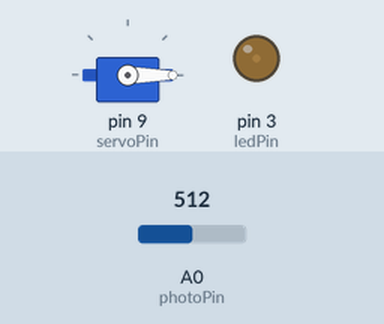
Bench run of a sketch on a simulated Arduino Uno, built with avr-gcc and run on an emulated ATmega328P. On the bench: servo, output pins drawn as LEDs (lit = HIGH). Inputs (shaded band) come from the test bench; at power-on: A0 (photoPin) = 512. What the sketch prints to the serial monitor is not drawn.

Above: at 1.3 s.
1.4 s: A0 (photoPin) set to 760
At 2.7 s:
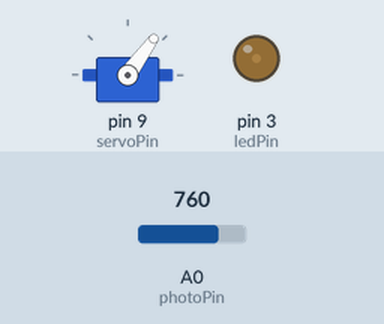
3.0 s: A0 (photoPin) set to 740
At 3.6 s:
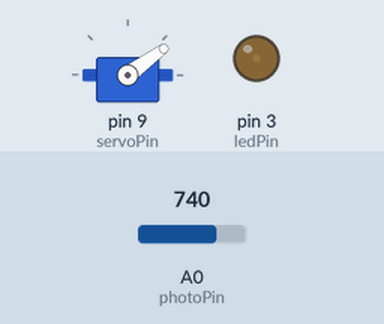
4.6 s: A0 (photoPin) set to 860
At 5.4 s:
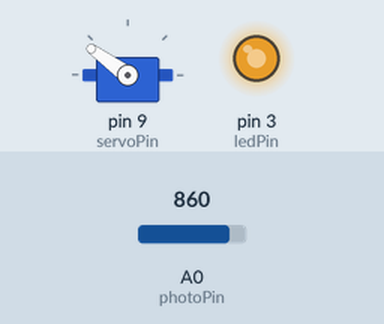
6.3 s: A0 (photoPin) set to 840
At 6.9 s:
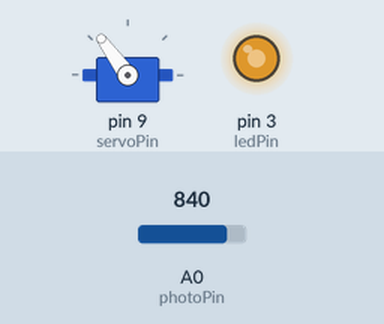
7.8 s: A0 (photoPin) set to 900
At 8.5 s:
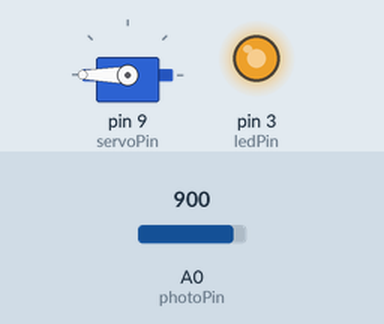
Timing chart, 0 to 10.5 s (numbered marks = the images above; inputs shaded):
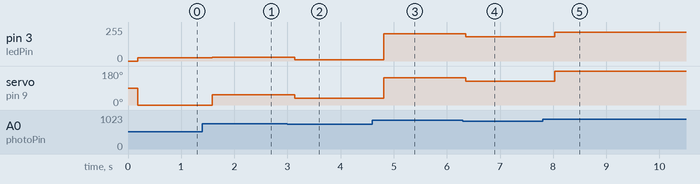

The sketch:

mixer.ino
```cpp
// Enhanced Light-Controlled System - Servo & LED with Visual Feedback
// Function: Control servo angle and LED brightness based on ambient light with enhanced visualization
#include <Servo.h>  // Include the Servo library to control the servo motor

// Create objects and variables to store our components
Servo myServo;      // This creates a "servo object" that we can command to move
int servoPin = 9;   // The pin where servo signal wire is connected (PWM pin)
int photoPin = A0;  // The pin where photoresistor is connected (Analog pin)
int ledPin = 3;     // The pin where LED is connected (PWM pin for brightness control)

void setup() {
  // SETUP FUNCTION: Runs once when Arduino starts
  myServo.attach(servoPin);  // Tell the servo which pin it's connected to
  pinMode(ledPin, OUTPUT);   // Set LED pin as OUTPUT (we send signals TO it)

  Serial.begin(9600);        // Start communication with computer at 9600 bits per second

  // Print welcome messages to the Serial Monitor (like a text screen)
  Serial.println("=== Enhanced Light Control System ===");
  Serial.println("Control servo angle & LED brightness with visual feedback");
  Serial.println("NOTE: Photoresistor is REVERSED - covering it INCREASES readings");
  Serial.println("LED Behavior: High readings (covered) = BRIGHT, Low readings (light) = DIM");
}

void loop() {
  // LOOP: Runs repeatedly forever, like an infinite loop
  // This is where the main action happens!

  // Read light sensor value (REVERSED BEHAVIOR!)
  int lightValue = analogRead(photoPin);  // Read light level
  // PHOTORESISTOR IS REVERSED:
  // - Low values (700) = BRIGHT LIGHT
  // - High values (900-950) = DARK (covered)

  // Calculate servo position based on REVERSED light readings
  int angle = 0;  // This will store the servo angle (0-180 degrees)

  // REVERSED Servo logic: higher readings (darker) = bigger angle
  if (lightValue > 900) {
    angle = 180;    // Very dark (covered): servo goes to maximum position (180°)
  } else if (lightValue < 700) {
    angle = 0;      // Very bright: servo goes to minimum position (0°)
  } else {
    // Medium range: map proportionally between 0-180 degrees
    // REVERSED mapping: 700-900 range maps to 0-180
    angle = map(lightValue, 700, 900, 0, 180);
  }

  //Calculate LED brightness based on REVERSED light readings
  int brightness = 0;  // This will store LED brightness (0=off, 255=full brightness)

  // REVERSED LED logic:
  // High readings (900-950 when covered) = BRIGHT LED
  // Low readings (700 when light) = DIM LED

  if (lightValue > 850) {
    // 1: DARK ENVIRONMENT (covered photoresistor = high readings > 850)
    // LED gets BRIGHTER when photoresistor is covered (higher readings)
    brightness = map(lightValue, 850, 1023, 200, 255);
    // This means: 850 = 200, 1023 = 255 (very bright)

  } else if (lightValue < 750) {
    // 3: BRIGHT ENVIRONMENT (light on photoresistor = low readings < 750)
    // LED gets DIMMER when there's light (lower readings)
    brightness = map(lightValue, 0, 750, 50, 10);
    // This means: 0 = 50, 750 = 10 (very dim)

  } else {
    // 2: TRANSITION ZONE (light between 750-850)
    // Smooth transition between bright and dim modes
    brightness = map(lightValue, 750, 850, 10, 200);
    // This means: 750 = 10, 850 = 200 (big range)
  }

  // Safety check: make sure brightness is always between 0-255
  brightness = constrain(brightness, 0, 255);

  // Send commands to hardware
  myServo.write(angle);           // Move servo to calculated angle
  analogWrite(ledPin, brightness); // Set LED to calculated brightness

  //Display information on Serial Monitor with REVERSED labels
  Serial.print("Light Reading:");
  Serial.print(lightValue);

  // Show what the reading actually means
  if (lightValue > 850) {
    Serial.print(" (COVERED/DARK)");
  } else if (lightValue < 750) {
    Serial.print(" (LIGHT/BRIGHT)");
  } else {
    Serial.print(" (TRANSITION)");
  }

  // Create a visual progress bar for light intensity
  Serial.print(" [");
  int lightBars = map(lightValue, 0, 1023, 0, 20);  // Convert to 20 bars
  for (int i = 0; i < 20; i++) {
    if (i < lightBars) {
      Serial.print("█");  // Filled block for current light level
    } else {
      Serial.print(" ");  // Empty space for remaining
    }
  }
  Serial.print("] ");

  Serial.print("→ Angle:");
  Serial.print(angle);
  Serial.print("° ");

  // Create visual indicator for servo position
  Serial.print("[");
  int angleBars = map(angle, 0, 180, 0, 10);  // Convert to 10 bars
  for (int i = 0; i < 10; i++) {
    if (i < angleBars) {
      Serial.print("▶");  // Triangle shows servo position
    } else {
      Serial.print("-");  // Dash for unused positions
    }
  }
  Serial.print("] ");

  Serial.print("LED:");
  Serial.print(brightness);

  // Create visual indicator for LED brightness
  Serial.print(" [");
  int ledBars = map(brightness, 0, 255, 0, 10);  // Convert to 10 bars
  for (int i = 0; i < 10; i++) {
    if (i < ledBars) {
      Serial.print("●");  // Filled circle for LED brightness
    } else {
      Serial.print("·");  // Dot for unused brightness
    }
  }
  Serial.print("]");

  // Add descriptive status message that matches REVERSED behavior
  if (lightValue > 850) {
    Serial.println(" 💡💡 BRIGHT LED! (Photoresistor COVERED)");
  } else if (lightValue < 750) {
    Serial.println(" 🌙🌙 DIM LED! (Photoresistor in LIGHT)");
  } else {
    Serial.println(" 🔄 TRANSITION ZONE");
  }

  //Wait a bit before next reading (150 milliseconds = 0.15 seconds)
  delay(150);
}

/*
FOR PHOTORESISTOR:

photoresistor behavior:
- LIGHT on sensor → LOW readings (around 700)
- COVERED sensor → HIGH readings (900-950)

logic:
- When readings are HIGH (900-950 = covered/dark) → LED BRIGHT
- When readings are LOW (700 = light/bright) → LED DIM

Servo behavior:
- HIGH readings (covered) → 180°
- LOW readings (light) → 0°

- Cover photoresistor → LED gets bright, servo moves to 180°
- Shine light on photoresistor → LED gets dim, servo moves to 0°
*/
```

Measured:
- after the input at 1.4 s, pin 3 (ledPin): 23/255 → 29/255 after 0.18 s; servo on pin 9 (servoPin): 0° → 54° after 0.18 s
- after the input at 3.0 s, pin 3 (ledPin): 29/255 → 11/255 after 0.13 s; servo on pin 9 (servoPin): 54° → 36° after 0.13 s
- after the input at 4.6 s, pin 3 (ledPin): 11/255 → 203/255 after 0.22 s; servo on pin 9 (servoPin): 36° → 144° after 0.22 s
- after the input at 6.3 s, pin 3 (ledPin): 203/255 → 181/255 after 0.06 s; servo on pin 9 (servoPin): 144° → 126° after 0.06 s
- after the input at 7.8 s, pin 3 (ledPin): 181/255 → 215/255 after 0.23 s; servo on pin 9 (servoPin): 126° → 180° after 0.23 s
